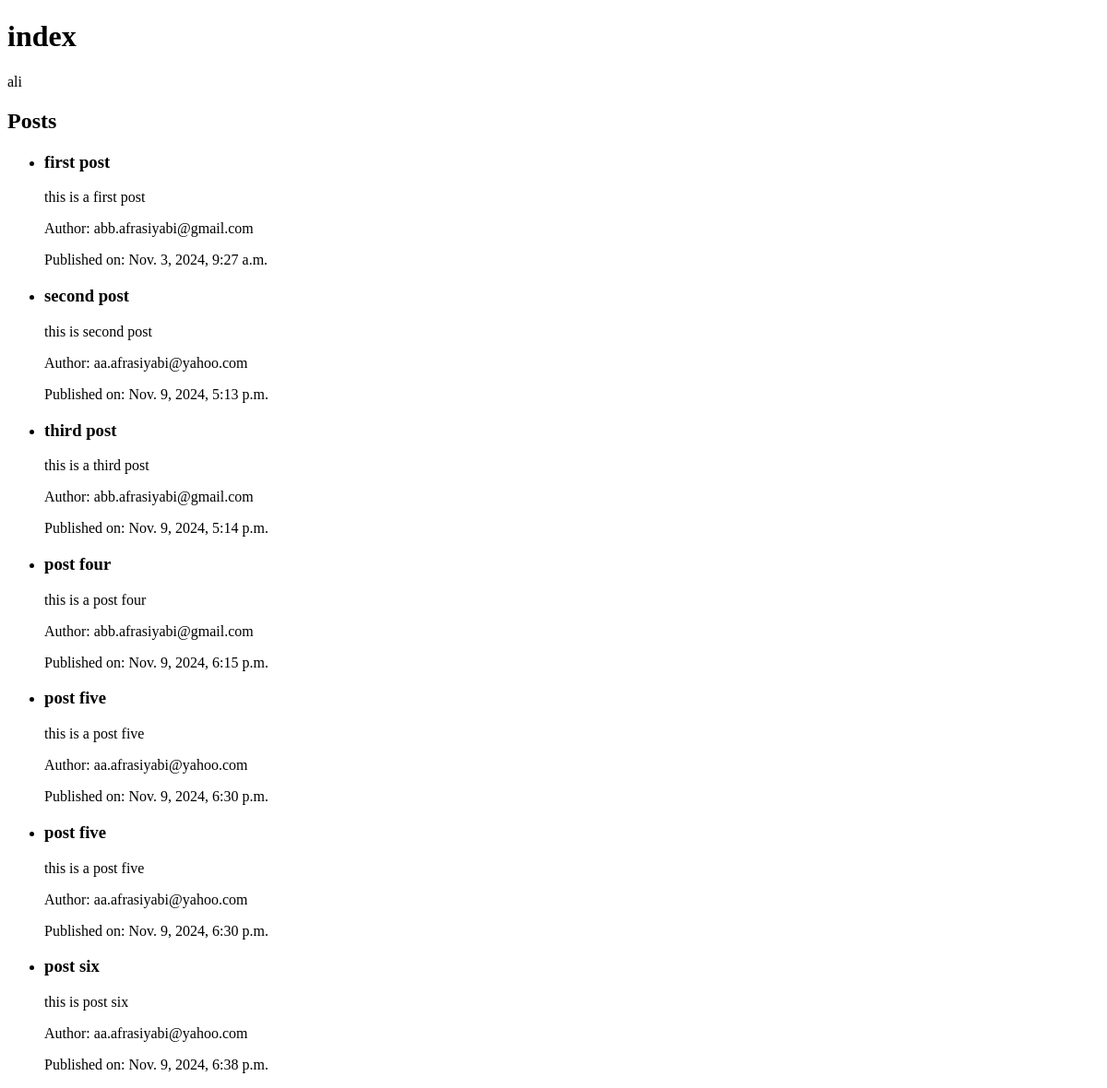
/blog/cbv_index, run on an earlier commit of the app's database.
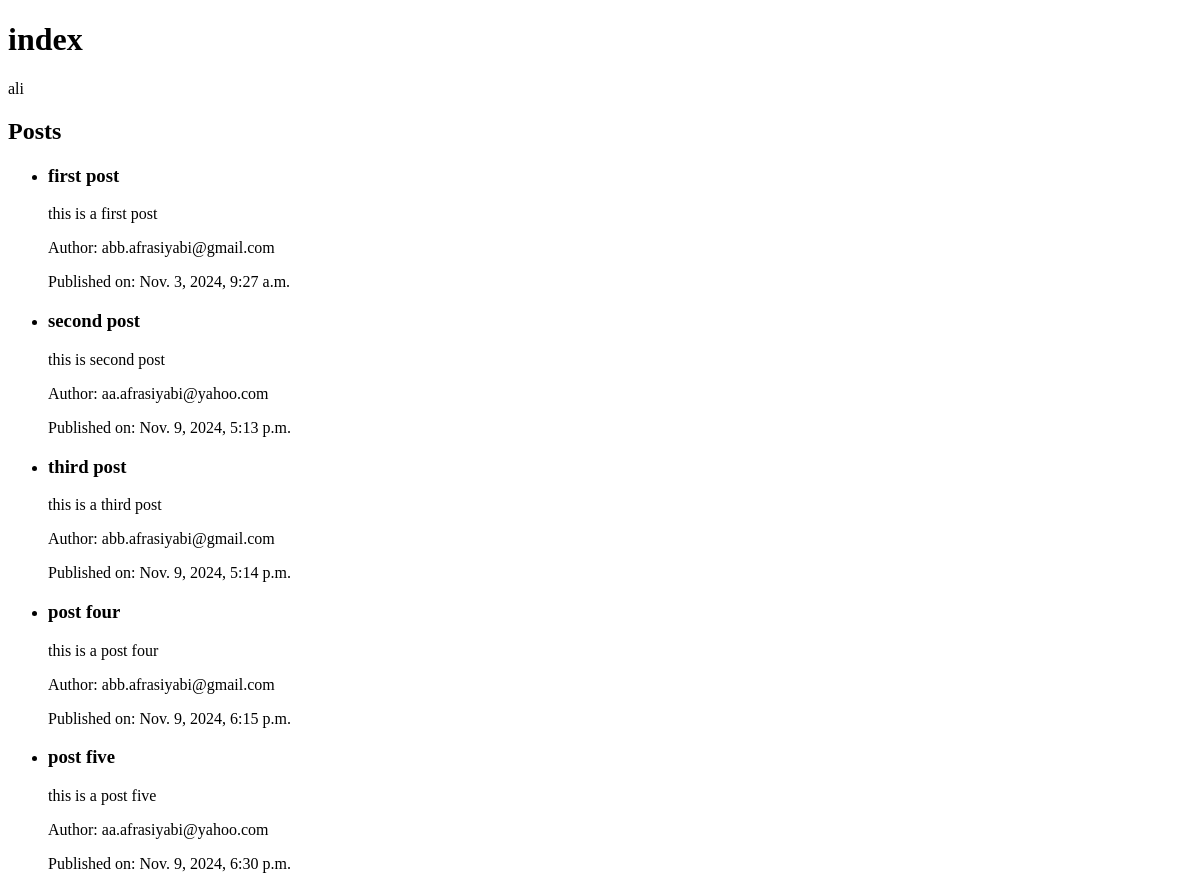
And on a later commit of the database.
### blog/models.py (models this page shows, shortened)
class Post(models.Model):
    author = models.ForeignKey(User,on_delete=models.CASCADE)
    image = models.ImageField(null=True,blank=True)
    title = models.CharField(max_length=250)
    content=  models.TextField()
    status = models.BooleanField()
    category = models.ForeignKey(Category,on_delete=models.SET_NULL,null=True)
    created_date = models.DateTimeField(auto_now_add=True)
    updated_date = models.DateTimeField(auto_now=True)
    published_date = models.DateTimeField(default=timezone.now)

### account/models.py (models this page shows)
class User(AbstractBaseUser, PermissionsMixin):
    email = models.EmailField(max_length=255, unique=True)
    is_staff = models.BooleanField(default=False)
    is_active = models.BooleanField(default=True)
    first_name = models.CharField(max_length=20)
    REQUIRED_FIELDS = []
    published_date = models.DateTimeField(default=timezone.now)  # یا هر تاریخ دلخواه به عنوان مقدار پیش‌فرض
    created_date = models.DateTimeField(auto_now_add=True)
    updated_date = models.DateTimeField(auto_now=True)
    groups = models.ManyToManyField(
        Group,
        related_name="customuser_groups",  # تغییر نام ارتباط معکوس
        blank=True
    )
    user_permissions = models.ManyToManyField(
        Permission,
        related_name="customuser_permissions",  # تغییر نام ارتباط معکوس
        blank=True
    )
    objects = UserManager()
    USERNAME_FIELD = "email"  # اضافه کردن USERNAME_FIELD به عنوان شناسه اصلی
    def __str__(self):
        return self.email

### blog/views.py (the view)
# urls.py: path("cbv_index" , views.HomePageView.as_view(),name='cbv_index'),
class HomePageView(TemplateView):
    template_name = "index.html"
    def get_context_data(self, **kwargs):
        context = super().get_context_data(**kwargs)
        context["name"] = 'ali'
        context["posts"] = Post.objects.all()  # Fetch all posts from the database and add it to the context.  # Assuming Post is a model that represents your blog posts.  # Replace this line with your actual database query.  # This is a simple example to demonstrate the concept.  # In a real-world application, you should fetch the posts based on the user's preferences and other criteria.  # Also, you should paginate the posts to avoid
        return context

### templates/index.html (shortened to what this page needs)
<!DOCTYPE html>
<html lang="en">
<head>
</head>
<body>
    <h1>index</h1>
    <p>{{name}}</p>
    <h2>Posts</h2>
    {% if posts %}
        <ul>
            {% for post in posts %}
                <li>
                    <h3>{{ post.title }}</h3>
                    <p>{{ post.content }}</p>
                    <p>Author: {{ post.author }}</p>
                    <p>Published on: {{ post.published_date }}</p>
                </li>
            {% endfor %}
        </ul>
    {% else %}
        <p>No posts available.</p>
    {% endif %}
</body>
</html>

What changed in the data, as far as the page shows it:
removed Post: title "post five", content "this is a post five", author "aa.afrasiyabi@yahoo.com", published_date "Nov. 9, 2024, 6:30 p.m."
removed Post: title "post six", content "this is post six", author "aa.afrasiyabi@yahoo.com", published_date "Nov. 9, 2024, 6:38 p.m."
